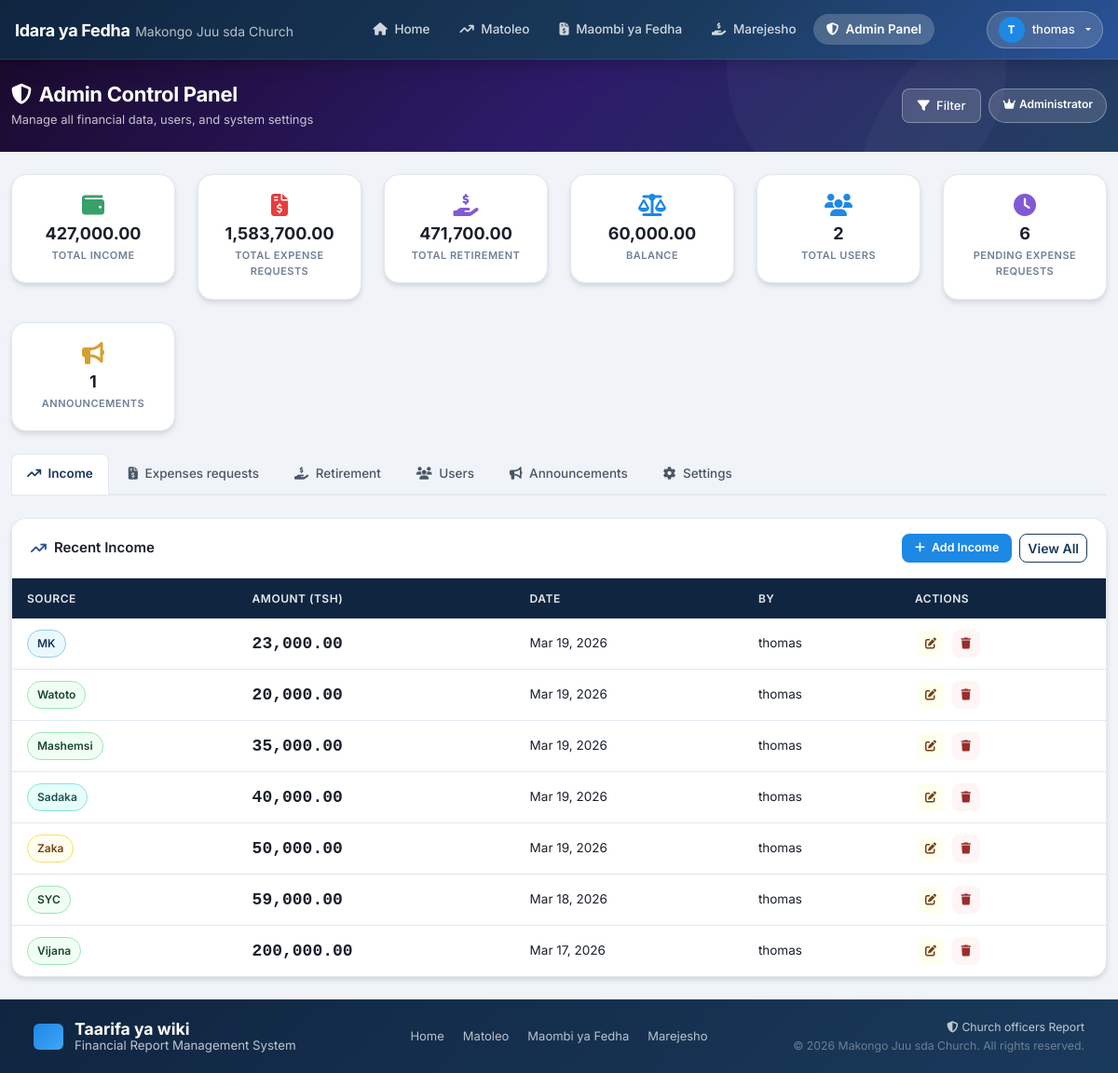
Page /admin-panel/ (signed in) on the committed database.
### dashboard/models.py (models this page shows, shortened)
class NetBalance(models.Model):
    amount = models.DecimalField(max_digits=20, decimal_places=2, default=0)
    updated_by = models.ForeignKey(User, on_delete=models.SET_NULL, null=True, blank=True)
    updated_at = models.DateTimeField(auto_now=True)
    class Meta:
        ordering = ['-updated_at']

class Income(models.Model):
    source = models.CharField(max_length=20, choices=INCOME_SOURCE_CHOICES, default='other')
    source_name = models.CharField(max_length=200, blank=True, help_text="Custom source name for 'Other' income")
    amount = models.DecimalField(max_digits=20, decimal_places=2)
    date = models.DateField(default=timezone.now)
    description = models.TextField(blank=True)
    department = models.CharField(max_length=50, choices=DEPARTMENT_CHOICES, blank=True)
    created_by = models.ForeignKey(User, on_delete=models.SET_NULL, null=True, blank=True, related_name='incomes')
    created_at = models.DateTimeField(auto_now_add=True)
    updated_at = models.DateTimeField(auto_now=True)
    class Meta:
        ordering = ['-date', '-created_at']
    def get_display_name(self):
        if self.source_name:
            return self.source_name
        return self.get_source_display()

### dashboard/views.py (the view)
# urls.py: path('admin-panel/', views.admin_dashboard, name='admin_dashboard'),
@login_required
def admin_dashboard(request):
    if not is_admin(request.user):
        messages.error(request, 'Access denied. Admin privileges required.')
        return redirect('home')
    default_from, default_to = get_default_date_range()
    date_from, date_to, department, _, _ = get_active_filters(request, key='admin')
    if not date_from:
        date_from = default_from
    if not date_to:
        date_to = default_to
    income_qs = Income.objects.filter(date__gte=date_from, date__lte=date_to)
    expense_qs = ExpenseRequest.objects.filter(date__gte=date_from, date__lte=date_to)
    retirement_qs = Retirement.objects.filter(date__gte=date_from, date__lte=date_to)
    total_income = income_qs.aggregate(total=Sum('amount'))['total'] or 0
    total_expenses = expense_qs.aggregate(total=Sum('amount'))['total'] or 0
    total_retirement = retirement_qs.aggregate(total=Sum('amount'))['total'] or 0
    net_balance_obj = NetBalance.objects.order_by('-updated_at').first()
    net_balance = net_balance_obj.amount if net_balance_obj else 0
    total_users = User.objects.count()
    pending_expenses = ExpenseRequest.objects.filter(status='pending').count()
    active_announcements = Announcement.objects.filter(is_active=True).count()
    recent_income = income_qs.order_by('-date', '-created_at')
    recent_expenses = expense_qs.order_by('-date', '-created_at')
    recent_retirements = retirement_qs.order_by('-date', '-created_at')
    all_users = User.objects.select_related('profile').all()
    announcements = Announcement.objects.all()[:10]
    default_range = DefaultDateRange.objects.filter(is_active=True).first()
    comments = Comment.objects.all()[:10]
    context = {
        'total_income': total_income,
        'total_expenses': total_expenses,
        'total_retirement': total_retirement,
        'net_balance': net_balance,
        'total_users': total_users,
        'pending_expenses': pending_expenses,
        'active_announcements': active_announcements,
        'recent_income': recent_income,
        'recent_expenses': recent_expenses,
        'recent_retirements': recent_retirements,
        'all_users': all_users,
        'announcements': announcements,
        'default_range': default_range,
        'comments': comments,
        'date_from': date_from,
        'date_to': date_to,
        'active_tab': 'admin',
    }
    return render(request, 'dashboard/admin_dashboard.html', context)

### templates/dashboard/admin_dashboard.html (shortened to what this page needs)
{% extends 'base.html' %}
{% load static %}
{% block content %}
<div class="page-wrapper">
    <div class="page-header admin-header">
        <div class="container-fluid">
            <div class="row align-items-center">
                <div class="col">
                    <h1 class="page-title"><i class="fas fa-shield-halved me-2"></i>Admin Control Panel</h1>
                    <p class="page-subtitle">Manage all financial data, users, and system settings</p>
                </div>
                <div class="col-auto d-flex gap-2">
                    <button class="btn btn-filter-toggle" data-bs-toggle="collapse" data-bs-target="#adminFilterPanel">
                        <i class="fas fa-filter me-1"></i> Filter
                    </button>
                    <span class="admin-badge"><i class="fas fa-crown me-1"></i>Administrator</span>
                </div>
            </div>
        </div>
    </div>
    <div class="container-fluid py-4">
        <div class="row g-4 mb-4">
            <div class="col-6 col-md-2">
                <div class="admin-stat-card income-bg">
                    <i class="fas fa-wallet"></i>
                    <h4 class="tsh-value">{{ total_income|floatformat:2 }}</h4>
                    <p>Total Income</p>
                </div>
            </div>
            <div class="col-6 col-md-2">
                <div class="admin-stat-card expense-bg">
                    <i class="fas fa-file-invoice-dollar"></i>
                    <h4 class="tsh-value">{{ total_expenses|floatformat:2 }}</h4>
                    <p>Total Expense Requests</p>
                </div>
            </div>
            <div class="col-6 col-md-2">
                <div class="admin-stat-card retirement-bg">
                    <i class="fas fa-hand-holding-dollar"></i>
                    <h4 class="tsh-value">{{ total_retirement|floatformat:2 }}</h4>
                    <p>Total Retirement</p>
                </div>
            </div>
            <div class="col-6 col-md-2">
                <div class="admin-stat-card balance-bg">
                    <i class="fas fa-scale-balanced"></i>
                    <h4 class="tsh-value">{{ net_balance|floatformat:2 }}</h4>
                    <p>Balance</p>
                </div>
            </div>
            <div class="col-6 col-md-2">
                <div class="admin-stat-card users-bg">
                    <i class="fas fa-users"></i>
                    <h4>{{ total_users }}</h4>
                    <p>Total Users</p>
                </div>
            </div>
            <div class="col-6 col-md-2">
                <div class="admin-stat-card pending-bg">
                    <i class="fas fa-clock"></i>
                    <h4>{{ pending_expenses }}</h4>
                    <p>Pending Expense Requests</p>
                </div>
            </div>
            <div class="col-6 col-md-2">
                <div class="admin-stat-card ann-bg">
                    <i class="fas fa-bullhorn"></i>
                    <h4>{{ active_announcements }}</h4>
                    <p>Announcements</p>
                </div>
            </div>
        </div>
        <ul class="nav nav-tabs admin-tabs mb-4" id="adminTabs">
            <li class="nav-item">
                <a class="nav-link active" data-bs-toggle="tab" href="#tab-income">
                    <i class="fas fa-arrow-trend-up me-1"></i> Income
                </a>
            </li>
            <li class="nav-item">
                <a class="nav-link" data-bs-toggle="tab" href="#tab-expenses">
                    <i class="fas fa-file-invoice-dollar me-1"></i> Expenses requests
                </a>
            </li>
            <li class="nav-item">
                <a class="nav-link" data-bs-toggle="tab" href="#tab-retirement">
                    <i class="fas fa-hand-holding-dollar me-1"></i> Retirement
                </a>
            </li>
            <li class="nav-item">
                <a class="nav-link" data-bs-toggle="tab" href="#tab-users">
                    <i class="fas fa-users me-1"></i> Users
                </a>
            </li>
            <li class="nav-item">
                <a class="nav-link" data-bs-toggle="tab" href="#tab-announcements">
                    <i class="fas fa-bullhorn me-1"></i> Announcements
                </a>
            </li>
            <li class="nav-item">
                <a class="nav-link" data-bs-toggle="tab" href="#tab-settings">
                    <i class="fas fa-cog me-1"></i> Settings
                </a>
            </li>
        </ul>
        <div class="tab-content">
            <div class="tab-pane fade show active" id="tab-income">
                <div class="content-card">
                    <div class="content-card-header">
                        <h5><i class="fas fa-arrow-trend-up me-2"></i>Recent Income</h5>
                        <div class="d-flex gap-2">
                            <a href="{% url 'income_add' %}?next={% url 'admin_dashboard' %}" class="btn btn-sm btn-add">
                                <i class="fas fa-plus me-1"></i> Add Income
                            </a>
                            <a href="{% url 'income' %}" class="btn btn-sm btn-outline-primary">View All</a>
                        </div>
                    </div>
                    <div class="content-card-body p-0">
                        <div class="table-responsive">
                            <table class="data-table">
                                <thead>
                                    <tr><th>Source</th><th>Amount (TSH)</th><th>Date</th><th>By</th><th>Actions</th></tr>
                                </thead>
                                <tbody>
                                    {% for income in recent_income %}
                                    <tr>
                                        <td><span class="source-badge source-{{ income.source }}">{{ income.get_display_name }}</span></td>
                                        <td class="amount-cell tsh-value">{{ income.amount|floatformat:2 }}</td>
                                        <td>{{ income.date|date:"M d, Y" }}</td>
                                        <td>{{ income.created_by.username|default:"-" }}</td>
                                        <td class="action-cell">
                                            <a href="{% url 'income_edit' income.pk %}" class="btn-action edit"><i class="fas fa-edit"></i></a>
                                            <form method="post" action="{% url 'income_delete' income.pk %}" class="d-inline" onsubmit="return confirm('Delete?')">
                                                <button type="submit" class="btn-action delete"><i class="fas fa-trash"></i></button>
                                            </form>
                                        </td>
                                    </tr>
                                    {% empty %}
                                    <tr><td colspan="5" class="text-center py-3 text-muted">No income records yet.</td></tr>
                                    {% endfor %}
                                </tbody>
                            </table>
                        </div>
                    </div>
                </div>
            </div>
        </div>
    </div>
</div>
{% endblock %}

### templates/base.html (shortened to what this page needs)
{% load static %}
<!DOCTYPE html>
<html lang="en">
<head>
    <link href="https://cdn.jsdelivr.net/npm/bootstrap@5.3.2/dist/css/bootstrap.min.css" rel="stylesheet">
    <link href="https://cdnjs.cloudflare.com/ajax/libs/font-awesome/6.5.0/css/all.min.css" rel="stylesheet">
    <link href="{% static 'css/dashboard.css' %}" rel="stylesheet">
</head>
<body>
<nav class="navbar navbar-expand-lg navbar-dark top-navbar fixed-top">
    <div class="container-fluid px-3">
        <a class="navbar-brand d-flex align-items-center gap-2" href="{% url 'home' %}">
            <div>
                <span class="brand-name">Idara ya Fedha</span>
                <span class="brand-sub d-none d-sm-inline">Makongo Juu sda Church</span>
            </div>
        </a>
        <div class="collapse navbar-collapse" id="navbarNav">
            <ul class="navbar-nav mx-auto gap-1">
                <li class="nav-item">
                    <a class="nav-link nav-pill {% if active_tab == 'home' %}active{% endif %}" href="{% url 'home' %}">
                        <i class="fas fa-home me-1"></i> Home
                    </a>
                </li>
                <li class="nav-item">
                    <a class="nav-link nav-pill {% if active_tab == 'income' %}active{% endif %}" href="{% url 'income' %}">
                        <i class="fas fa-arrow-trend-up me-1"></i> Matoleo
                    </a>
                </li>
                <li class="nav-item">
                    <a class="nav-link nav-pill {% if active_tab == 'expenses' %}active{% endif %}" href="{% url 'expenses' %}">
                        <i class="fas fa-file-invoice-dollar me-1"></i> Maombi ya Fedha
                    </a>
                </li>
                <li class="nav-item">
                    <a class="nav-link nav-pill {% if active_tab == 'retirement' %}active{% endif %}" href="{% url 'retirement' %}">
                        <i class="fas fa-hand-holding-dollar me-1"></i> Marejesho
                    </a>
                </li>
                {% if user.is_authenticated %}
                    {% if user.profile.role == 'admin' or user.is_superuser %}
                    <li class="nav-item">
                        <a class="nav-link nav-pill {% if active_tab == 'admin' %}active{% endif %}" href="{% url 'admin_dashboard' %}">
                            <i class="fas fa-shield-halved me-1"></i> Admin Panel
                        </a>
                    </li>
                    {% endif %}
                {% endif %}
            </ul>
            <div class="d-flex align-items-center gap-2">
                {% if user.is_authenticated %}
                    <div class="dropdown">
                        <button class="btn btn-user-pill dropdown-toggle" type="button" data-bs-toggle="dropdown">
                            <div class="user-avatar">{{ user.username|first|upper }}</div>
                            <span class="d-none d-md-inline">{{ user.get_full_name|default:user.username }}</span>
                        </button>
                    </div>
                {% endif %}
            </div>
        </div>
    </div>
</nav>
<main class="main-content">
    {% block content %}{% endblock %}
</main>
<footer class="site-footer">
    <div class="container-fluid">
        <div class="row align-items-center">
            <div class="col-md-4 mb-3 mb-md-0">
                <div class="d-flex align-items-center gap-2">
                    <div class="brand-icon-sm" style="display:flex;align-items:center;width:32px;height:28px;margin-right:4px;"></div>
                    <div style="line-height:1.1;">
                        <div class="fw-700 text-white" style="font-size:1.1rem;">Taarifa ya wiki</div>
                        <small class="text-light opacity-75" style="font-size:0.95em;">Financial Report Management System</small>
                    </div>
                </div>
            </div>
            <div class="col-md-4 text-center mb-3 mb-md-0">
                <div class="footer-links">
                    <a href="{% url 'home' %}">Home</a>
                    <a href="{% url 'income' %}">Matoleo</a>
                    <a href="{% url 'expenses' %}">Maombi ya Fedha</a>
                    <a href="{% url 'retirement' %}">Marejesho</a>
                </div>
            </div>
            <div class="col-md-4 text-md-end">
                <div class="text-light opacity-75 small">
                    <i class="fas fa-shield-alt me-1"></i>Church officers Report<br>
                    <span class="opacity-50">&copy; 2026 Makongo Juu sda Church. All rights reserved.</span>
                </div>
            </div>
        </div>
    </div>
</footer>
</body>
</html>

### rows in the picture
NetBalance: amount "60,000.00"
Income: get_display_name "MK", amount "23,000.00", date "Mar 19, 2026", created_by.username "thomas"
Income: get_display_name "Watoto", amount "20,000.00", date "Mar 19, 2026", created_by.username "thomas"
Income: get_display_name "Mashemsi", amount "35,000.00", date "Mar 19, 2026", created_by.username "thomas"
Income: get_display_name "Sadaka", amount "40,000.00", date "Mar 19, 2026", created_by.username "thomas"
Income: get_display_name "Zaka", amount "50,000.00", date "Mar 19, 2026", created_by.username "thomas"
Income: get_display_name "SYC", amount "59,000.00", date "Mar 18, 2026", created_by.username "thomas"
Income: get_display_name "Vijana", amount "200,000.00", date "Mar 17, 2026", created_by.username "thomas"

### other values in the picture
{{ user.username|first|upper }} "T"
{{ user.get_full_name|default:user.username }} "thomas"
{{ total_income|floatformat:2 }} "427,000.00"
{{ total_expenses|floatformat:2 }} "1,583,700.00"
{{ total_retirement|floatformat:2 }} "471,700.00"
{{ total_users }} "2"
{{ pending_expenses }} "6"
{{ active_announcements }} "1"
